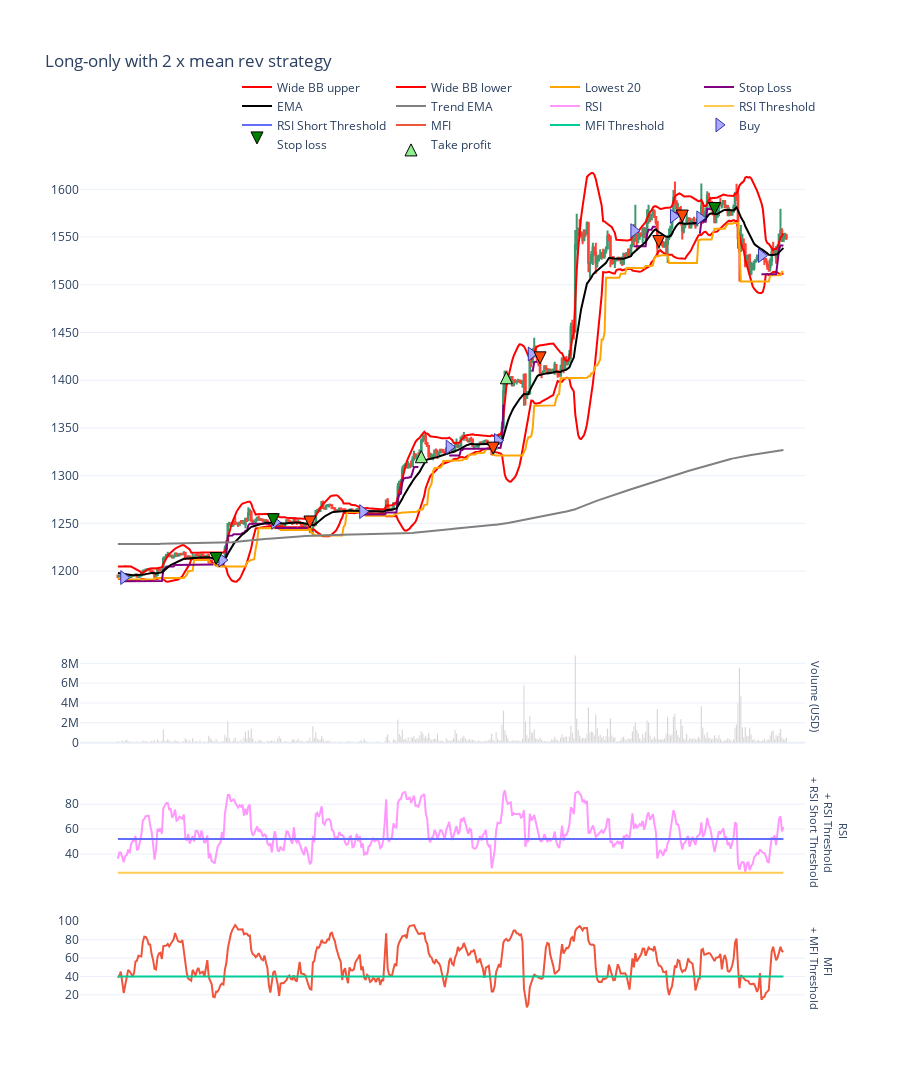

This figure's notebook cell:
### Code cell
from tradeexecutor.visual.single_pair import visualise_single_pair, visualise_single_pair_positions_with_duration_and_slippage
from tradingstrategy.charting.candle_chart import VolumeBarMode

figure = visualise_single_pair(
    state,
    universe.universe.candles,
    start_at=START_AT,
    end_at=END_AT,
    volume_bar_mode=VolumeBarMode.separate,
    volume_axis_name="Volume (USD)",
    height = 1100,
)

figure.show()

### Figure 1 — Plotly figure (JSON) as saved in the notebook; plotly's stock layout.template omitted (floating-point values rounded to 4 significant figures; data arrays with more than 128 entries replaced by an {"elided": "..."} marker saying what was removed)
{"data": [{"marker": {"color": "rgba(128,128,128,0.5)"}, "showlegend": false, "type": "bar", "x": {"elided": "457 str values"}, "xaxis": "x", "y": {"elided": "457 float values"}, "yaxis": "y2"}, {"close": {"elided": "457 float values"}, "high": {"elided": "457 float values"}, "hoverinfo": "text", "low": {"elided": "457 float values"}, "open": {"elided": "457 float values"}, "showlegend": false, "text": {"elided": "457 str values"}, "type": "candlestick", "x": {"elided": "457 str values"}, "xaxis": "x", "yaxis": "y"}, {"line": {"color": "red", "shape": "linear"}, "mode": "lines", "name": "Wide BB upper", "type": "scatter", "x": {"elided": "456 str values"}, "xaxis": "x", "y": {"elided": "456 float values"}, "yaxis": "y"}, {"line": {"color": "red", "shape": "linear"}, "mode": "lines", "name": "Wide BB lower", "type": "scatter", "x": {"elided": "456 str values"}, "xaxis": "x", "y": {"elided": "456 float values"}, "yaxis": "y"}, {"line": {"color": "orange", "shape": "linear"}, "mode": "lines", "name": "Lowest 20", "type": "scatter", "x": {"elided": "456 str values"}, "xaxis": "x", "y": {"elided": "456 float values"}, "yaxis": "y"}, {"line": {"color": "purple", "shape": "linear"}, "mode": "lines", "name": "Stop Loss", "type": "scatter", "x": {"elided": "456 str values"}, "xaxis": "x", "y": {"elided": "456 float values"}, "yaxis": "y"}, {"line": {"color": "black", "shape": "linear"}, "mode": "lines", "name": "EMA", "type": "scatter", "x": {"elided": "456 str values"}, "xaxis": "x", "y": {"elided": "456 float values"}, "yaxis": "y"}, {"line": {"color": "grey", "shape": "linear"}, "mode": "lines", "name": "Trend EMA", "type": "scatter", "x": {"elided": "456 str values"}, "xaxis": "x", "y": {"elided": "456 float values"}, "yaxis": "y"}, {"line": {"shape": "linear"}, "mode": "lines", "name": "RSI", "type": "scatter", "x": {"elided": "456 str values"}, "xaxis": "x", "y": {"elided": "456 float values"}, "yaxis": "y3"}, {"line": {"shape": "linear"}, "mode": "lines", "name": "RSI Threshold", "type": "scatter", "x": {"elided": "456 str values"}, "xaxis": "x", "y": {"elided": "456 int values"}, "yaxis": "y3"}, {"line": {"shape": "linear"}, "mode": "lines", "name": "RSI Short Threshold", "type": "scatter", "x": {"elided": "456 str values"}, "xaxis": "x", "y": {"elided": "456 int values"}, "yaxis": "y3"}, {"line": {"shape": "linear"}, "mode": "lines", "name": "MFI", "type": "scatter", "x": {"elided": "456 str values"}, "xaxis": "x", "y": {"elided": "456 float values"}, "yaxis": "y4"}, {"line": {"shape": "linear"}, "mode": "lines", "name": "MFI Threshold", "type": "scatter", "x": {"elided": "456 str values"}, "xaxis": "x", "y": {"elided": "456 int values"}, "yaxis": "y4"}, {"hoverinfo": "text", "marker": {"color": "#aaaaff", "line": {"color": "#3333aa", "width": 1}, "size": 12, "symbol": "triangle-right"}, "mode": "markers", "name": "Buy", "text": ["------------------------------------------------------------<br>Buy WETH<br><br>Executed at: 2023-01-19 07:00:00<br>Value: 43408.1727 USD<br>Quantity: 28.345468 WETH<br>Executed at price: 1531.3973 WETH / USD<br>Fees paid: $21.70", "------------------------------------------------------------<br>Buy WETH<br><br>Executed at: 2023-01-01 04:00:00<br>Value: 40000.0000 USD<br>Quantity: 33.504724 WETH<br>Executed at price: 1193.8615 WETH / USD<br>Fees paid: $20.00", "------------------------------------------------------------<br>Buy WETH<br><br>Executed at: 2023-01-03 23:00:00<br>Value: 40334.5181 USD<br>Quantity: 33.271972 WETH<br>Executed at price: 1212.2671 WETH / USD<br>Fees paid: $20.17", "------------------------------------------------------------<br>Buy WETH<br><br>Executed at: 2023-01-05 11:00:00<br>Value: 41257.3681 USD<br>Quantity: 32.958166 WETH<br>Executed at price: 1251.8102 WETH / USD<br>Fees paid: $20.63", "------------------------------------------------------------<br>Buy WETH<br><br>Executed at: 2023-01-07 23:00:00<br>Value: 41066.4959 USD<br>Quantity: 32.515028 WETH<br>Executed at price: 1263.0005 WETH / USD<br>Fees paid: $20.53", "------------------------------------------------------------<br>Buy WETH<br><br>Executed at: 2023-01-10 10:00:00<br>Value: 42692.1663 USD<br>Quantity: 32.083050 WETH<br>Executed at price: 1330.6767 WETH / USD<br>Fees paid: $21.35", "------------------------------------------------------------<br>Buy WETH<br><br>Executed at: 2023-01-11 19:00:00<br>Value: 42467.5033 USD<br>Quantity: 31.751876 WETH<br>Executed at price: 1337.4801 WETH / USD<br>Fees paid: $21.23", "------------------------------------------------------------<br>Buy WETH<br><br>Executed at: 2023-01-12 18:00:00<br>Value: 44262.9079 USD<br>Quantity: 30.989950 WETH<br>Executed at price: 1428.2988 WETH / USD<br>Fees paid: $22.13", "------------------------------------------------------------<br>Buy WETH<br><br>Executed at: 2023-01-15 16:00:00<br>Value: 43970.2313 USD<br>Quantity: 28.231351 WETH<br>Executed at price: 1557.4965 WETH / USD<br>Fees paid: $21.99", "------------------------------------------------------------<br>Buy WETH<br><br>Executed at: 2023-01-16 19:00:00<br>Value: 43536.7596 USD<br>Quantity: 27.683218 WETH<br>Executed at price: 1572.6770 WETH / USD<br>Fees paid: $21.77", "------------------------------------------------------------<br>Buy WETH<br><br>Executed at: 2023-01-17 13:00:00<br>Value: 43366.5197 USD<br>Quantity: 27.605317 WETH<br>Executed at price: 1570.9481 WETH / USD<br>Fees paid: $21.68"], "type": "scatter", "x": ["2023-01-19T07:00:00", "2023-01-01T04:00:00", "2023-01-03T23:00:00", "2023-01-05T11:00:00", "2023-01-07T23:00:00", "2023-01-10T10:00:00", "2023-01-11T19:00:00", "2023-01-12T18:00:00", "2023-01-15T16:00:00", "2023-01-16T19:00:00", "2023-01-17T13:00:00"], "xaxis": "x", "y": [1531.0, 1193.0, 1212.0, 1251.0, 1262.0, 1330.0, 1337.0, 1428.0, 1557.0, 1572.0, 1570.0], "yaxis": "y"}, {"hoverinfo": "text", "marker": {"color": "#aaaaff", "line": {"color": "#3333aa", "width": 1}, "size": 12, "symbol": "triangle-left"}, "mode": "markers", "name": "Sell", "text": [], "type": "scatter", "x": [], "xaxis": "x", "y": [], "yaxis": "y"}, {"hoverinfo": "text", "marker": {"color": ["green", "green", "orangered", "orangered", "orangered", "orangered", "orangered", "green"], "line": {"color": "black", "width": 1}, "size": 12, "symbol": "arrow-down"}, "mode": "markers", "name": "Stop loss", "text": ["------------------------------------------------------------<br>Stop loss WETH<br><br>Triggered at: 1207.0046 WETH / USD<br>Executed at: 2023-01-03 19:00:00<br>Value: 40418.1477 USD<br>Quantity: 33.504724 WETH<br>Executed at price: 1206.3418 WETH / USD<br>Fees paid: $20.22", "------------------------------------------------------------<br>Stop loss WETH<br><br>Triggered at: 1249.7456 WETH / USD<br>Executed at: 2023-01-05 10:00:00<br>Value: 41488.0806 USD<br>Quantity: 33.271972 WETH<br>Executed at price: 1246.9378 WETH / USD<br>Fees paid: $20.75", "------------------------------------------------------------<br>Stop loss WETH<br><br>Triggered at: 1245.2893 WETH / USD<br>Executed at: 2023-01-06 11:00:00<br>Value: 41018.7778 USD<br>Quantity: 32.958166 WETH<br>Executed at price: 1244.5710 WETH / USD<br>Fees paid: $20.52", "------------------------------------------------------------<br>Stop loss WETH<br><br>Triggered at: 1328.2164 WETH / USD<br>Executed at: 2023-01-11 16:00:00<br>Value: 42411.3376 USD<br>Quantity: 32.083050 WETH<br>Executed at price: 1321.9235 WETH / USD<br>Fees paid: $21.22", "------------------------------------------------------------<br>Stop loss WETH<br><br>Triggered at: 1419.2572 WETH / USD<br>Executed at: 2023-01-13 00:00:00<br>Value: 43897.0622 USD<br>Quantity: 30.989950 WETH<br>Executed at price: 1416.4935 WETH / USD<br>Fees paid: $21.96", "------------------------------------------------------------<br>Stop loss WETH<br><br>Triggered at: 1560.8474 WETH / USD<br>Executed at: 2023-01-16 09:00:00<br>Value: 43428.3917 USD<br>Quantity: 28.231351 WETH<br>Executed at price: 1538.3037 WETH / USD<br>Fees paid: $21.73", "------------------------------------------------------------<br>Stop loss WETH<br><br>Triggered at: 1575.4303 WETH / USD<br>Executed at: 2023-01-17 01:00:00<br>Value: 43323.9597 USD<br>Quantity: 27.683218 WETH<br>Executed at price: 1564.9900 WETH / USD<br>Fees paid: $21.67", "------------------------------------------------------------<br>Stop loss WETH<br><br>Triggered at: 1579.3736 WETH / USD<br>Executed at: 2023-01-17 23:00:00<br>Value: 43418.5860 USD<br>Quantity: 27.605317 WETH<br>Executed at price: 1572.8342 WETH / USD<br>Fees paid: $21.72"], "type": "scatter", "x": ["2023-01-03T19:00:00", "2023-01-05T10:00:00", "2023-01-06T11:00:00", "2023-01-11T16:00:00", "2023-01-13T00:00:00", "2023-01-16T09:00:00", "2023-01-17T01:00:00", "2023-01-17T23:00:00"], "xaxis": "x", "y": [1207.0, 1248.0, 1245.0, 1323.0, 1417.0, 1539.0, 1566.0, 1574.0], "yaxis": "y"}, {"hoverinfo": "text", "marker": {"color": "lightgreen", "line": {"color": "black", "width": 1}, "size": 12, "symbol": "arrow-up"}, "mode": "markers", "name": "Take profit", "text": ["------------------------------------------------------------<br>Take profit WETH<br><br>Triggered at: 1325.4877 WETH / USD<br>Executed at: 2023-01-09 15:00:00<br>Value: 43098.5838 USD<br>Quantity: 32.515028 WETH<br>Executed at price: 1325.4973 WETH / USD<br>Fees paid: $21.56", "------------------------------------------------------------<br>Take profit WETH<br><br>Triggered at: 1403.6523 WETH / USD<br>Executed at: 2023-01-12 01:00:00<br>Value: 44711.7590 USD<br>Quantity: 31.751876 WETH<br>Executed at price: 1408.1612 WETH / USD<br>Fees paid: $22.37"], "type": "scatter", "x": ["2023-01-09T15:00:00", "2023-01-12T01:00:00"], "xaxis": "x", "y": [1326.0, 1409.0], "yaxis": "y"}], "layout": {"annotations": [{"font": {"size": 11}, "showarrow": false, "text": "Volume (USD)", "textangle": 90, "x": 0.98, "xanchor": "left", "xref": "paper", "y": 0.3656, "yanchor": "middle", "yref": "paper"}, {"font": {"size": 11}, "showarrow": false, "text": "RSI<br> + RSI Threshold<br> + RSI Short Threshold", "textangle": 90, "x": 0.98, "xanchor": "left", "xref": "paper", "y": 0.2094, "yanchor": "middle", "yref": "paper"}, {"font": {"size": 11}, "showarrow": false, "text": "MFI<br> + MFI Threshold", "textangle": 90, "x": 0.98, "xanchor": "left", "xref": "paper", "y": 0.05313, "yanchor": "middle", "yref": "paper"}], "height": 1100, "hovermode": "x unified", "legend": {"orientation": "h", "x": 1, "xanchor": "right", "y": 1.09, "yanchor": "top"}, "margin": {"t": 150}, "title": {"text": "Long-only with 2 x mean rev strategy", "y": 0.95}, "xaxis": {"anchor": "y", "domain": [0, 0.98], "matches": "x4", "rangeslider": {"visible": false}, "showticklabels": false}, "xaxis2": {"anchor": "y2", "domain": [0, 0.98], "matches": "x4", "rangeslider": {"visible": false}, "showticklabels": false}, "xaxis3": {"anchor": "y3", "domain": [0, 0.98], "matches": "x4", "rangeslider": {"visible": false}, "showticklabels": false}, "xaxis4": {"anchor": "y4", "domain": [0, 0.98], "rangeslider": {"visible": false}}, "yaxis": {"anchor": "x", "domain": [0.4688, 1], "showspikes": true, "spikedash": "dot", "spikemode": "across", "spikesnap": "cursor", "spikethickness": 1}, "yaxis2": {"anchor": "x2", "domain": [0.3125, 0.4188], "showspikes": true, "spikedash": "dot", "spikemode": "across", "spikesnap": "cursor", "spikethickness": 1}, "yaxis3": {"anchor": "x3", "domain": [0.1563, 0.2625], "showspikes": true, "spikedash": "dot", "spikemode": "across", "spikesnap": "cursor", "spikethickness": 1}, "yaxis4": {"anchor": "x4", "domain": [0, 0.1063], "showspikes": true, "spikedash": "dot", "spikemode": "across", "spikesnap": "cursor", "spikethickness": 1}}}
